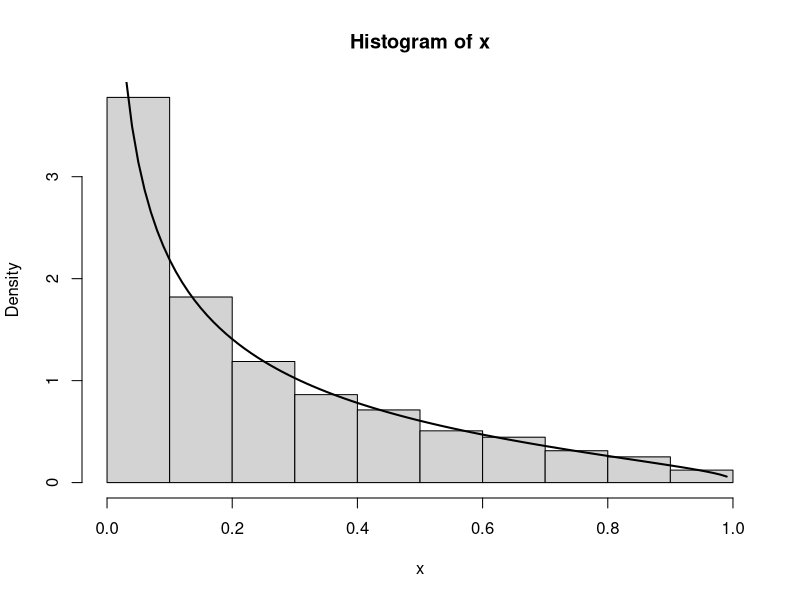
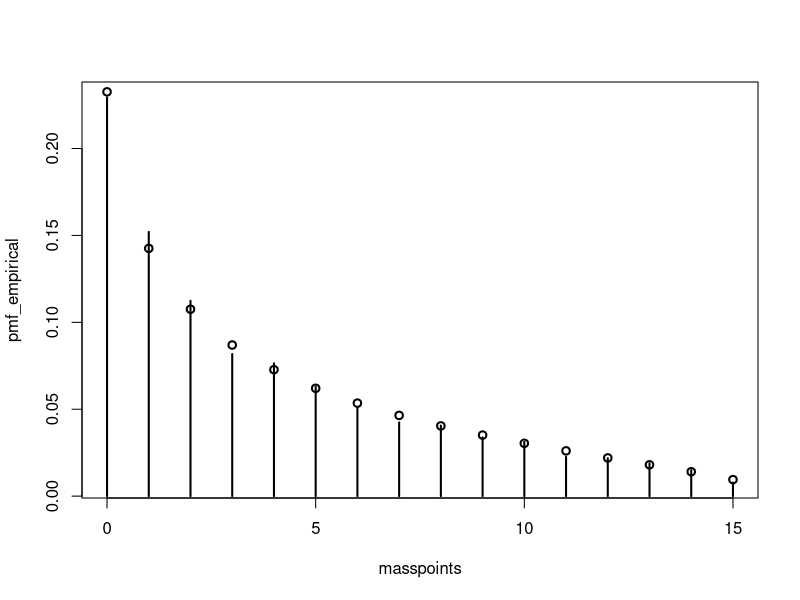
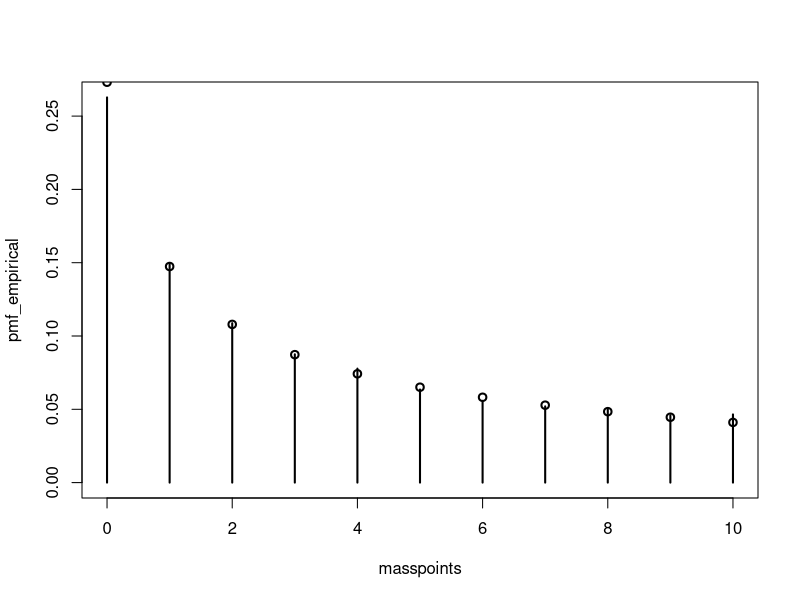
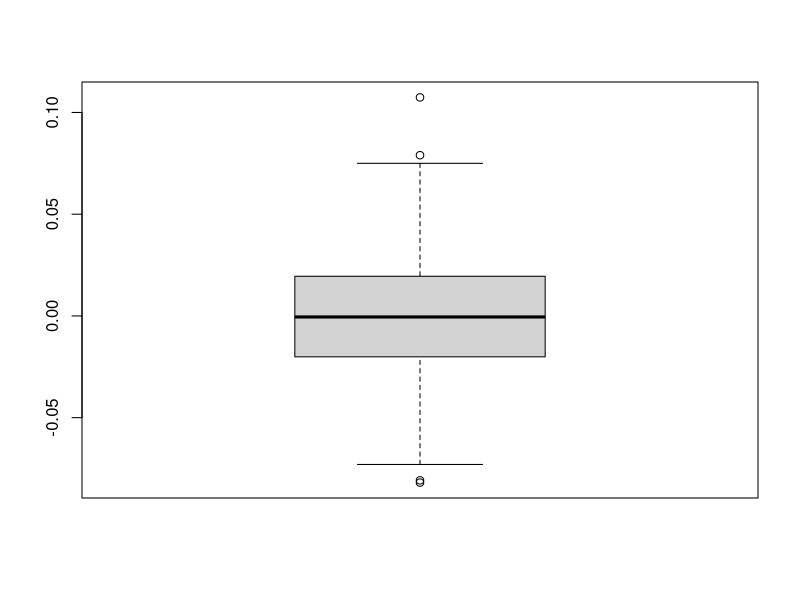
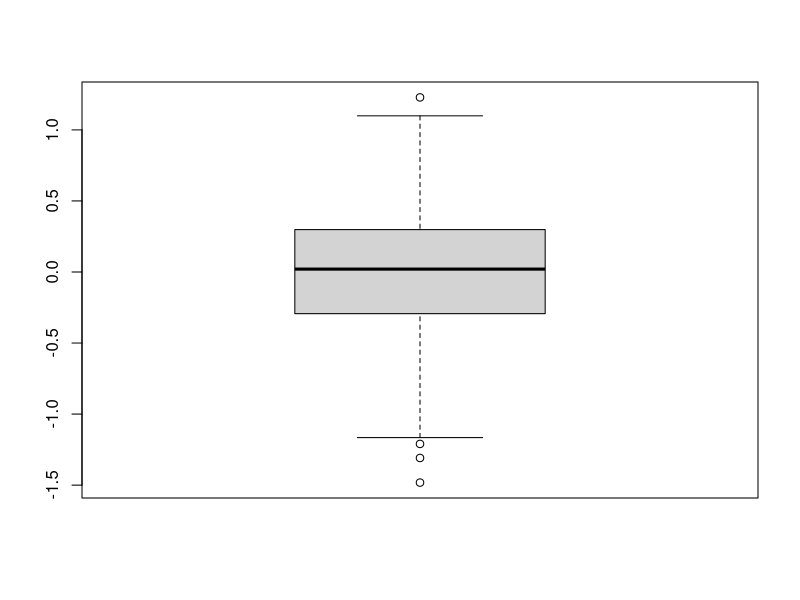
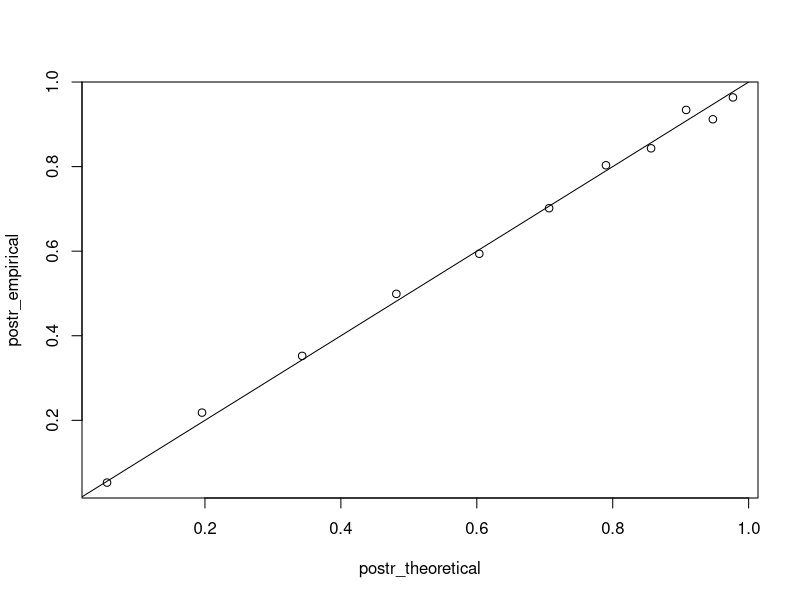

Source code (R) for these figures, in order:
# generate from carpal distribution
rcarpal = function(n, shift) {
	z = rnorm(n)
	success_rate = pnorm(z+shift)
	return(success_rate)
}

# carpal density
dcarpal = function(x, shift) {
	in_range = 0<=x&x<=1
	density_in_range = dnorm(qnorm(x)-shift)/dnorm(qnorm(x))
	return(ifelse(in_range, density_in_range, 0))
}

# test: rcarpal vs dcarpal
set.seed(457)
with(new.env(), {
	# parameters
	sampsize = 4e3
	shift = -1
	# generate and plot
	x = rcarpal(sampsize, shift)
	hist(x, freq=FALSE)
	curve(dcarpal(x, shift=shift), from=0, to=1, lwd=2, add=TRUE)
})

# generate from carpal binomial hierarchy
rcarpbin = function(n, size, shift) {
	success_rate = rcarpal(n, shift=shift)
	success_count = rbinom(n, size=size, prob=success_rate)
	return(success_count)
}

# carpal binomial hierarchy PMF
dcarpbin = function(x, size, shift) {
	# function for single inputs
	f = function(x, size, shift) {
		fun_to_integrate = function(u) {
			#dbinom(x, size=size, prob=u)*dcarpal(u, shift=shift)
			dbinom(x, size=size, prob=pnorm(u))*dnorm(u, mean=shift)
		}
		integrate(fun_to_integrate, lower=-Inf, upper=+Inf)$value
	}
	# apply for multiple inputs
	return(mapply(f, x=x, size=size, shift=shift))
}

# test: `rcarpbin` vs `dcarpbin`
set.seed(521)
with(new.env(), {
	# parameters
	sampsize = 5e3
	shift = -0.9
	size = 15
	# work generate
	x = rcarpbin(sampsize, size=size, shift=shift)
	masspoints = 0:size
	# calculate PMFs
	pmf_empirical = setNames(sapply(masspoints, function(v) {
		mean(x==v)
	}), masspoints)
	pmf_theoretical = setNames(dcarpbin(masspoints, size=size, shift=shift), 
	masspoints)
	# compare empirical vs theoretical
	plot(masspoints, pmf_empirical, type='h', lwd=2)
	points(masspoints, pmf_theoretical, pch=1, lwd=2)
	round(pmf_empirical-pmf_theoretical, 3)
})

# generate from AO0 hierarchy
rao0 = function(n, size, steepness, prevalence) {
	generated_class0 = rcarpbin(n, size=size, shift=steepness)
	generated_class1 = rcarpbin(n, size=size, shift=0)
	class_label = sample(0:1, size=n, prob=c(1-prevalence, prevalence), 
	replace=TRUE)
	success_count = ifelse(class_label==1, generated_class1, generated_class0)
	return(success_count)
}

# AO0 hierarchy PMF
dao0 = function(x, size, steepness, prevalence) {
	pmf_class0 = dcarpbin(x, size=size, shift=steepness)
	pmf_class1 = dcarpbin(x, size=size, shift=0)
	pmf_mix = prevalence*pmf_class1+(1-prevalence)*pmf_class0
	return(pmf_mix)
}

# test: `dao0` vs `dcarpbin`
with(new.env(), {
	# parameters
	shift = -1
	size = 15
	# calculate PMFs
	masspoints = 0:size
	pmf_a = dcarpbin(masspoints, size=size, shift=shift)
	pmf_b = dao0(masspoints, size=size, steepness=shift, prevalence=0)
	# compare
	round(pmf_b-pmf_a, 3)
})

# test: `rao0` vs `dao0`
set.seed(608)
with(new.env(), {
	# parameters
	sampsize = 4e3
	steepness = -1.22
	size = 10
	prevalence = 0.4
	# generate
	masspoints = 0:size
	x = rao0(sampsize, size=size, steepness=steepness, prevalence=prevalence)
	# calculate PMFs
	pmf_theoretical = setNames(dao0(masspoints, size=size, 
	steepness=steepness, prevalence=prevalence), masspoints)
	pmf_empirical = setNames(sapply(masspoints, function(v) {
		mean(x==v)
	}), masspoints)
	# compare empirical vs theoretical
	plot(masspoints, pmf_empirical, type='h', lwd=2, 
	ylim=c(0, max(pmf_empirical)))
	points(masspoints, pmf_theoretical, pch=1, lwd=2)
	round(pmf_empirical-pmf_theoretical, 3)
})

# moment for AO0
moment_ao0 = function(power, size, steepness, prevalence) {
	masspoints = (0:size)^power
	pmf = dao0(masspoints, size=size, steepness=steepness, 
	prevalence=prevalence)
	expected = sum(masspoints*pmf)
	return(expected)
}

# expectation for AO0
expect_ao0 = function(size, steepness, prevalence) {
	return(moment_ao0(power=1, size=size, steepness=steepness, 
	prevalence=prevalence))
}

# variance for AO0
var_ao0 = function(size, steepness, prevalence) {
	masspoints = 0:size
	pmf = dao0(masspoints, size=size, steepness=steepness, 
	prevalence=prevalence)
	first_moment = sum(masspoints*pmf)
	squared_deviation = (masspoints-first_moment)^2
	return(sum(pmf*squared_deviation))
}

# test: expect_ao0 vs rao0
set.seed(412)
(function(x) {
	print(mean(x))
	print(median(x)) 
	boxplot(x)
})(replicate(400, {
	# parameters
	sampsize = 10e3
	steepness = -1
	size = 10
	prevalence = 0.4
	# generate
	masspoints = 0:size
	x = rao0(sampsize, size=size, steepness=steepness, prevalence=prevalence)
	# calculate mean
	expected_theoretical = expect_ao0(size=size, steepness=steepness, 
	prevalence=prevalence)
	expected_empirical = mean(x)
	# compare empirical vs theoretical
	expected_empirical-expected_theoretical
}))

# test: var_ao0 vs rao0
set.seed(412)
(function(x) {
	print(mean(x))
	print(median(x)) 
	boxplot(x)
})(replicate(400, {
	# parameters
	sampsize = 10e3
	steepness = -2.1
	size = 20
	prevalence = 0.6
	# generate
	masspoints = 0:size
	x = rao0(sampsize, size=size, steepness=steepness, prevalence=prevalence)
	# calculate mean
	var_theoretical = var_ao0(size=size, steepness=steepness, 
	prevalence=prevalence)
	var_empirical = var(x)
	# compare empirical vs theoretical
	var_empirical-var_theoretical
}))

# posterior CNR probability for AO0
calc_postr_cnr_ao0 = function(x, size, steepness, prevalence) {
	likelihood_class0 = dcarpbin(x, size=size, shift=steepness)
	likelihood_class1 = dcarpbin(x, size=size, shift=0)
	postr_numerator = prevalence*likelihood_class1
	postr_denominator = postr_numerator+(1-prevalence)*likelihood_class0
	postr = postr_numerator/postr_denominator
	return(postr)
}

# test: `calc_postr_cnr_ao0` vs `rao0`
set.seed(506)
with(new.env(), {
	# parameters
	sampsize = 10e3
	steepness = -2
	size = 10
	prevalence = 0.3
	# generate
	y = sample(0:1, size=sampsize, prob=c(1-prevalence, prevalence), 
	replace=TRUE)
	x_class0 = rcarpbin(sampsize, size=size, shift=steepness)
	x_class1 = rcarpbin(sampsize, size=size, shift=0)
	x = ifelse(y==1, x_class1, x_class0)
	# calculate probabilities
	freq = table(y, x)
	postr_empirical = freq[2,]/colSums(freq)
	postr_theoretical = calc_postr_cnr_ao0(0:size, size=size, 
	steepness=steepness, prevalence=prevalence)
	# compare empirical vs theoretical
	plot(postr_theoretical, postr_empirical); abline(0:1)
	round(postr_empirical-postr_theoretical, 3)
})

# convert p value to success count
pval2count = function(pval, size) {
	success_count = pval*(size+1)-1
	return(success_count)
}

# fit method of moments
fit_methmom = function(success_count, size, steepness_lim=-10, grid_size=50) {
	# get empirical moments from data
	emp_mean = mean(success_count)
	emp_var = var(success_count)
	# get class 1 (flat) moments
	flat_mean = size/2
	flat_var = sum((0:size)^2)/(size+1)-flat_mean^2
	# get steepest class 0 mean
	lowest_mean = expect_ao0(size=size, steepness=steepness_lim, 
	prevalence=0)
	# emergency exit for extreme empirical mean
	if(emp_mean>flat_mean) {
		fitted_params = list(prevalence=1, steepness=0)
		return(fitted_params)
	} # too high
	if(emp_mean<lowest_mean) {
		fitted_params = list(prevalence=0, steepness=steepness_lim)
		return(fitted_params)
	} # too low
	# set range for steepness
	steepness_left = steepness_lim
	steepness_right = optimize(f=function(s) {
		implied_mean = expect_ao0(size=size, steepness=s, prevalence=0)
		(implied_mean-emp_mean)^2
	}, lower=steepness_lim, upper=0)$minimum
	# helper functions for fitting
	match_prevalence = function(steepness) {
		matched_class0_mean = expect_ao0(size=size, 
		steepness=steepness, prevalence=0)
		matched_prevalence = (emp_mean-matched_class0_mean)/
		(flat_mean-matched_class0_mean)
		matched_prevalence
	} # for given steepness, find prevalence to match mean
	lossfun = function(steepness) {
		matched_prevalence = match_prevalence(steepness)
		implied_mixture_var = var_ao0(size=size, steepness=steepness, 
		prevalence=matched_prevalence)
		abs(emp_var-implied_mixture_var)
	} # for given steepness, find discrepancy in variance
	# optimization
	fitted_steepness = optimize(f=lossfun, lower=steepness_left, 
	upper=steepness_right)$minimum
	fitted_prevalence = match_prevalence(fitted_steepness)
	# result
	fitted_params = list(prevalence=fitted_prevalence, 
	steepness=fitted_steepness)
	return(fitted_params)
}

# test: fitting
set.seed(516)
with(new.env(), {
	# parameters
	sampsize = 2e3
	size = 200
	steepness = -1.21
	prevalence = 0.4
	# generate
	masspoints = 0:size
	x = rao0(sampsize, size=size, steepness=steepness, 
	prevalence=prevalence)
	# fitting
	fit_methmom(success_count=x, size=size)
})

